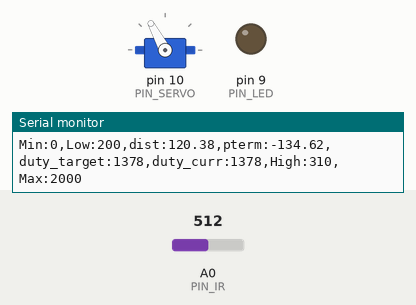
Simulated run of this sketch. Board: Arduino Uno, built with avr-gcc and run on an emulated ATmega328P. On the bench: servo, output pins drawn as LEDs (lit = HIGH), the last lines printed to the serial monitor. Inputs (shaded band) come from the test bench; at power-on: A0 (PIN_IR) = 512.

Above: at 1.2 s.
1.3 s: A0 (PIN_IR) set to 122
At 2.9 s:
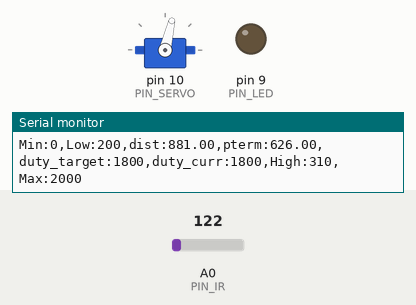
3.2 s: A0 (PIN_IR) set to 14
4.7 s: A0 (PIN_IR) set to 11
At 4.85 s:
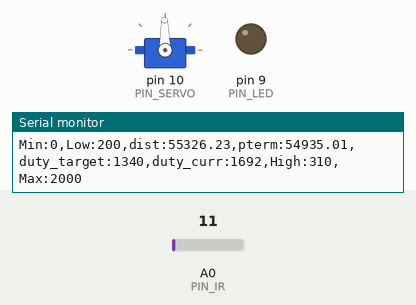
Timing chart, 0 to 7.7 s (numbered marks = the images above; inputs shaded):
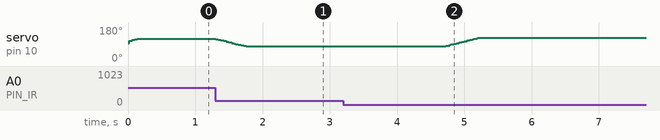

The sketch:

Proportional_control.ino
```cpp
#include <Servo.h>

/////////////////////////////
// Configurable parameters //
/////////////////////////////

// Arduino pin assignment
#define PIN_LED 9
#define PIN_SERVO 10
#define PIN_IR A0

// Framework setting
#define _DIST_TARGET 255
#define _DIST_MIN 100
#define _DIST_MAX 410

// Distance sensor
#define _DIST_ALPHA 0.6

// Servo range
#define _DUTY_MIN 1340
#define _DUTY_NEU 1500
#define _DUTY_MAX 1800

// Servo speed control
#define _SERVO_ANGLE 30.0
#define _SERVO_SPEED 60.0

// Event periods
#define _INTERVAL_DIST 20
#define _INTERVAL_SERVO 20
#define _INTERVAL_SERIAL 100

// PID parameters
#define _KP 1.1

#define a 82
#define b 265

//////////////////////
// global variables //
//////////////////////

// Servo instance
Servo myservo;

// Distance sensor
float dist_target; // location to send the ball
float dist_raw, dist_ema;

// Event periods
unsigned long last_sampling_time_dist, last_sampling_time_servo, last_sampling_time_serial;
bool event_dist, event_servo, event_serial;

// Servo speed control
int duty_chg_per_interval;
int duty_target, duty_curr;

// PID variables
float error_curr, error_prev, control, pterm, dterm, iterm;

void setup() {
// initialize GPIO pins for LED and attach servo
  myservo.attach(PIN_SERVO); // attach servo
  pinMode(PIN_LED,OUTPUT); // initialize GPIO pins

// move servo to neutral position
  myservo.writeMicroseconds(_DUTY_NEU);
  duty_curr = _DUTY_NEU;

// initialize serial port
  Serial.begin(57600);

// convert angle speed into duty change per interval.
  duty_chg_per_interval = (_DUTY_MAX - _DUTY_MIN) * (_SERVO_SPEED / _SERVO_ANGLE) * (_INTERVAL_SERVO / 1000.0);
}

void loop() {

/////////////////////
// Event generator //
/////////////////////

  unsigned long time_curr = millis();
  if(time_curr >= last_sampling_time_dist + _INTERVAL_DIST) {
    last_sampling_time_dist += _INTERVAL_DIST;
    event_dist = true;
  }

  if(time_curr >= last_sampling_time_servo + _INTERVAL_SERVO ) {
    last_sampling_time_servo += _INTERVAL_SERVO;
    event_servo = true;
  }

  if(time_curr >= last_sampling_time_serial + _INTERVAL_SERIAL ) {
    last_sampling_time_serial += _INTERVAL_SERIAL;
    event_serial = true;
  }

////////////////////
// Event handlers //
////////////////////

  if(event_dist) {
    event_dist = false;

  // get a distance reading from the distance sensor
    dist_ema = ir_distance_filtered();

  // PID control logic
    error_curr = dist_ema - _DIST_TARGET;
    pterm = error_curr;
    control = _KP * pterm;
  }

  // duty_target = f(duty_neutral, control)
  if(control > 0){
    duty_target = _DUTY_NEU + control + (_DUTY_MAX - _DUTY_NEU) * (_SERVO_ANGLE / 180.0);
  }
  else {
    duty_target = _DUTY_NEU + control + (_DUTY_NEU - _DUTY_MIN) * (_SERVO_ANGLE / 180.0);
  }

  // keep duty_target value within the range of [_DUTY_MIN, _DUTY_MAX]
  if(duty_target > _DUTY_MAX) {
    duty_target = _DUTY_MAX;
  }
  else if(duty_target < _DUTY_MIN) {
    duty_target = _DUTY_MIN;
  }

  if(event_servo) {
    event_servo = false;

  // adjust duty_curr toward duty_target by duty_chg_per_interval
    if(duty_target > duty_curr) {
      duty_curr += duty_chg_per_interval;
      if(duty_curr > duty_target) duty_curr = duty_target;
    }
    else {
      duty_curr -= duty_chg_per_interval;
      if(duty_curr < duty_target) duty_curr = duty_target;
    }

  // update servo position
    myservo.writeMicroseconds(_DUTY_MAX + _DUTY_MIN - duty_curr);
  }

  if(event_serial) {
    event_serial = false;
    Serial.print("Min:0,Low:200,dist:");
    Serial.print(dist_raw);
    Serial.print(",pterm:");
    Serial.print(pterm);
    Serial.print(",duty_target:");
    Serial.print(duty_target);
    Serial.print(",duty_curr:");
    Serial.print(duty_curr);
    Serial.println(",High:310,Max:2000");
  }
}

float ir_distance(void) { // return value unit: mm
  float value;
  float volt = float(analogRead(PIN_IR));
  value = ((6762.0/(volt-9.0))-4.0) * 10.0;
  return 100 + 300.0 / (b - a) * (value - a);
}

float ir_distance_filtered(void) { // return value unit: mm
  dist_raw = ir_distance();
  return _DIST_ALPHA * dist_raw + (1 - _DIST_ALPHA) * dist_ema;
}
```

Measured:
- the behaviour switches between 13 and 12 on A0 (PIN_IR) (found by bisection; images 1 and 2)
- after the input at 1.3 s, servo on pin 10 (PIN_SERVO): moves from 118° to 77° over 0.46 s, starting at once
- after the input at 4.7 s, servo on pin 10 (PIN_SERVO): moves from 77° to 122° over 0.50 s, starting at once
